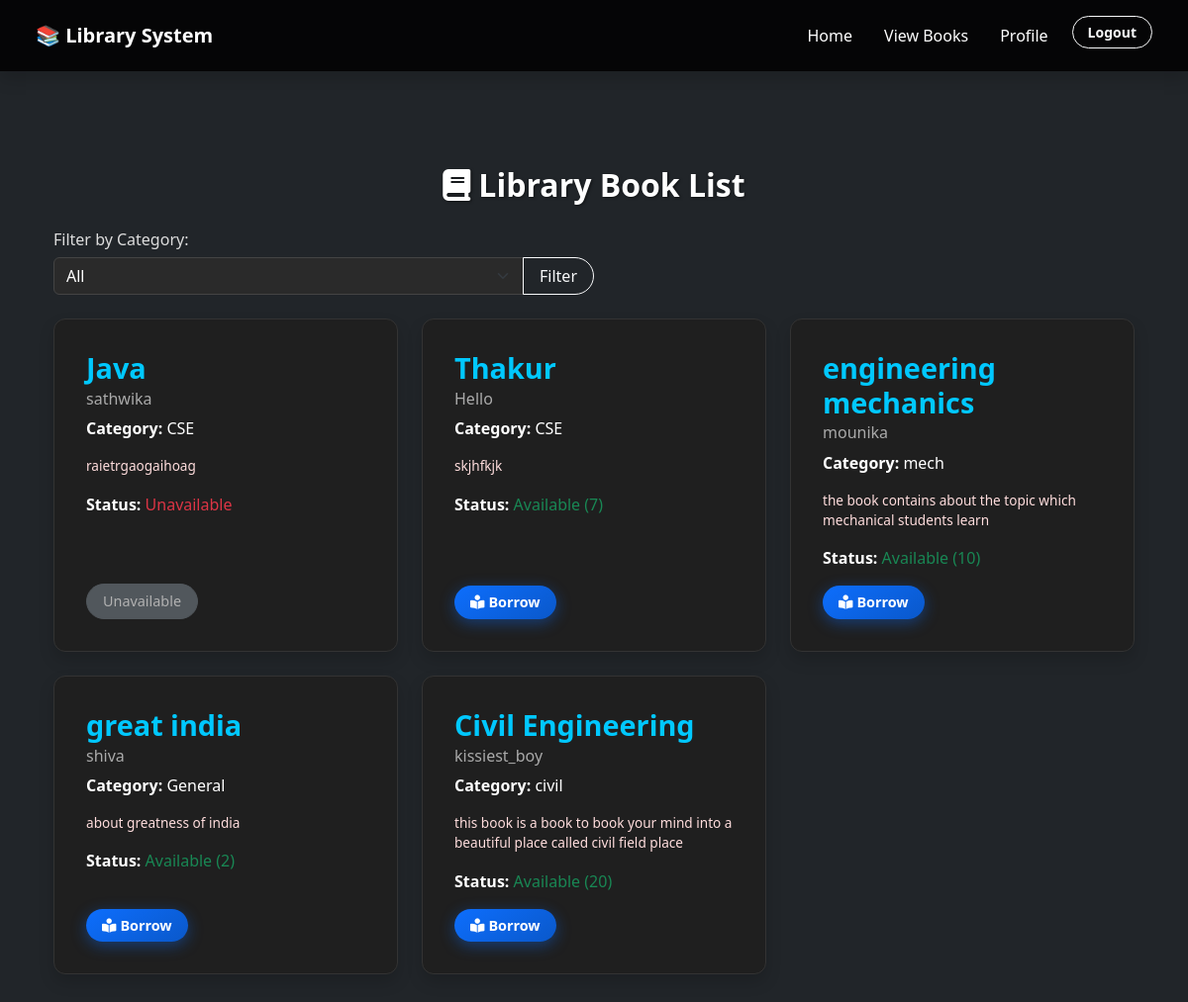
The app's page /books/ (signed in) with its own data.
### LibraryApp/models.py (models this page shows, shortened)
class Book(models.Model):
    title = models.CharField(max_length=255)
    category = models.CharField(max_length=100)  # NEW
    author = models.CharField(max_length=255)
    copies = models.PositiveIntegerField(default=1)  # NEW
    description = models.TextField(blank=True, null=True)
    created_at = models.DateTimeField(auto_now_add=True)
    added_by = models.ForeignKey(User, on_delete=models.CASCADE)

### LibraryApp/views.py (the view)
# urls.py: path('books/', views.view_books, name='view_books'),
@login_required
def view_books(request):
    category_filter = request.GET.get('category')
    books = Book.objects.all()
    if category_filter:
        books = books.filter(category=category_filter)
    categories = Book.objects.values_list('category', flat=True).distinct()
    return render(request, 'view_books.html', {
        'books': books,
        'categories': categories,
        'selected_category': category_filter
    })

### LibraryApp/templates/view_books.html (shortened to what this page needs)
{% extends 'base.html' %}
{% block content %}
<div class="container mt-5">
    <h2 class="mb-4 text-center text-white"><i class="fas fa-book me-2"></i>Library Book List</h2>
    <form method="GET" class="mb-4">
        <label for="category" class="form-label filter-label">Filter by Category:</label>
        <div class="input-group w-50">
            <select name="category" id="category" class="form-select" onchange="this.form.submit()">
                <option value="">All</option>
            </select>
            <button type="submit" class="btn btn-outline-light">Filter</button>
        </div>
    </form>
    <div class="row">
        {% for book in books %}
        <div class="col-md-4 mb-4">
            <div class="card book-card shadow h-100 p-3">
                <div class="card-body d-flex flex-column">
                    <h5 class="card-title">{{ book.title }}</h5>
                    <h6 class="card-subtitle mb-2 text-muted">{{ book.author }}</h6>
                    <p class="card-text"><strong>Category:</strong> {{ book.category }}</p>
                    <p class="card-text small">{{ book.description|default:"No description available." }}</p>
                    <p><strong>Status:</strong>
                        {% if book.copies > 0 %}
                            <span class="text-success">Available ({{ book.copies }})</span>
                        {% else %}
                            <span class="text-danger">Unavailable</span>
                        {% endif %}
                    </p>
                    <div class="mt-auto d-flex flex-wrap gap-2">
                        {% if request.user.profile.user_type == 'admin' %}
                            <a href="{% url 'edit_book' book.id %}" class="btn btn-warning btn-sm">
                                <i class="fas fa-edit me-1"></i>Edit
                            </a>
                            <a href="{% url 'delete_book' book.id %}" class="btn btn-danger btn-sm">
                                <i class="fas fa-trash me-1"></i>Delete
                            </a>
                        {% else %}
                            <form action="{% url 'borrow_book' book.id %}" method="post" class="d-inline">
                                {% if book.copies > 0 %}
                                    <button type="submit" class="btn btn-primary btn-sm">
                                        <i class="fas fa-book-reader me-1"></i>Borrow
                                    </button>
                                {% else %}
                                    <button class="btn btn-secondary btn-sm" disabled>Unavailable</button>
                                {% endif %}
                            </form>
                        {% endif %}
                    </div>
                </div>
            </div>
        </div>
        {% empty %}
        <div class="col-12">
            <p class="empty-message">No books found in this category.</p>
        </div>
        {% endfor %}
    </div>
</div>
{% endblock %}

### LibraryApp/static/css/custom.css (style rules this page uses)
.form-label { color: #0f0d0d; font-weight: 600; margin-bottom: 6px; }
::placeholder { color: rgba(255, 255, 255, 0.6); font-style: italic; }
h2 { color: #ffffff; font-weight: bold; text-shadow: 1px 1px 3px #00000088; margin-bottom: 30px; }
.btn-primary { background: linear-gradient(145deg, #0d6efd, #0a58ca); border: none; font-weight: bold; padding: 12px 20px; border-radius: 50px; transition: background 0.3s ease-in-out, transform 0.2s ease-in-out; box-shadow: 0 4px 15px rgba(13, 110, 253, 0.4); }
.text-danger { font-weight: 500; }
.small { font-size: 0.85rem; color: #ffdddd; }
.card-title { font-weight: 600; font-size: 1.8rem; }

### LibraryApp/templates/view_books.html (style rules this page uses)
.filter-label { color: #ddd; font-weight: 500; }
.form-select, .form-control { background-color: #2a2a2a; color: #ffffff; border: 1px solid #444; }
.form-select option { background-color: #2a2a2a; color: #fff; }
.book-card { background-color: #1f1f1f; border: 1px solid #333; border-radius: 12px; color: #ffffff; transition: transform 0.3s ease, box-shadow 0.3s ease; }
.book-card .card-title { color: #00c8ff; }
.text-muted { color: #aaa !important; }
.btn { border-radius: 25px; padding: 6px 16px; }
.btn-warning, .btn-danger, .btn-primary, .btn-secondary { font-size: 0.9rem; }

### records on screen
Book: title "Java", author "sathwika", category "CSE", description "raietrgaogaihoag", copies "Unavailable"
Book: title "Thakur", author "Hello", category "CSE", description "skjhfkjk", copies "7", shows "Borrow"
Book: title "engineering mechanics", author "mounika", category "mech", description "the book contains about the topic which mechanical students learn", copies "10", shows "Borrow"
Book: title "great india", author "shiva", category "General", description "about greatness of india", copies "2", shows "Borrow"
Book: title "Civil Engineering", author "kissiest_boy", category "civil", description "this book is a book to book your mind into a beautiful place called civil field place", copies "20", shows "Borrow"
